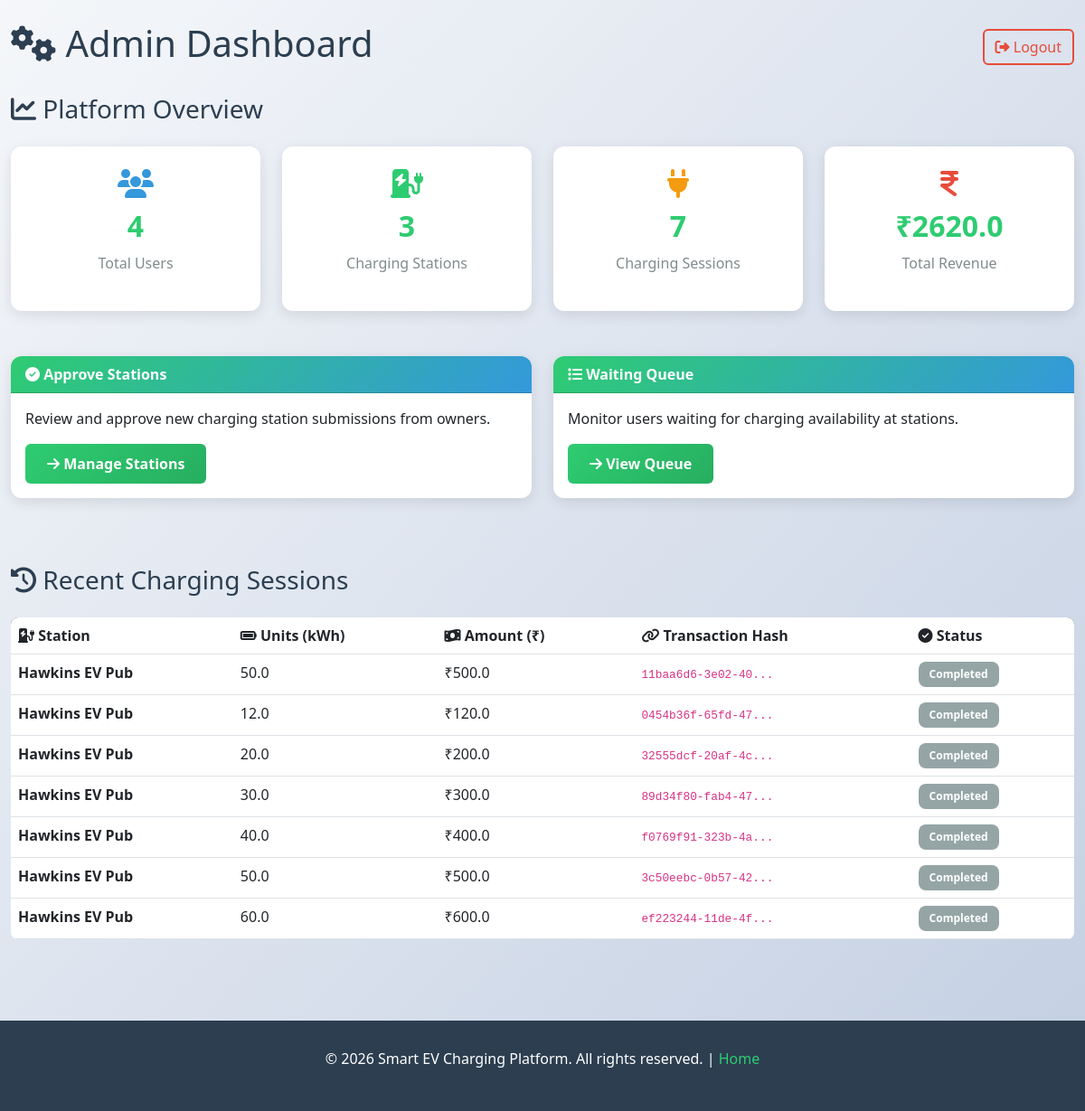
/admin/dashboard (signed in), run on an earlier commit of the app's database.
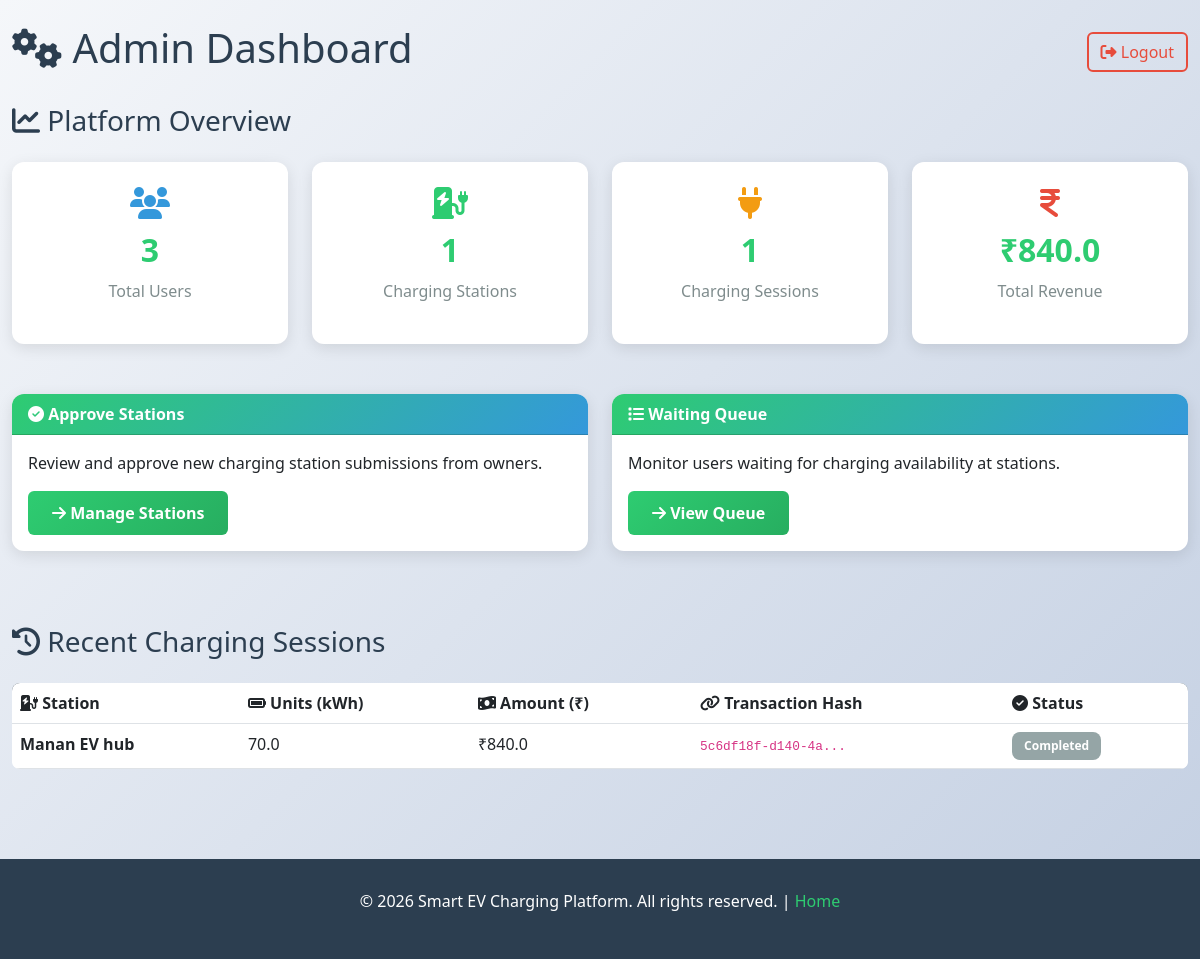
And on a later commit of the database.
### tables this page shows
CREATE TABLE charging_sessions (
        id INTEGER PRIMARY KEY AUTOINCREMENT,
        user_id INTEGER,
        station_name TEXT,
        units REAL,
        amount REAL,
        tx_hash TEXT,
        status TEXT,
        started_at TIMESTAMP DEFAULT CURRENT_TIMESTAMP,
        completed_at TIMESTAMP,
        duration_minutes INTEGER
    );

### routes/admin_routes.py (the view)
@admin_bp.route("/admin/dashboard")
def admin_dashboard():
    if not session.get("admin_logged_in"):
        return redirect("/admin/login")
    conn = get_db()
    cur = conn.cursor()
    cur.execute("SELECT COUNT(*) FROM users")
    total_users = cur.fetchone()[0]
    cur.execute("SELECT COUNT(*) FROM stations")
    total_stations = cur.fetchone()[0]
    cur.execute("SELECT COUNT(*) FROM charging_sessions")
    total_sessions = cur.fetchone()[0]
    cur.execute("SELECT IFNULL(SUM(amount), 0) FROM charging_sessions")
    total_revenue = cur.fetchone()[0]
    print("TOTAL USERS:", total_users)
    print("TOTAL STATIONS:", total_stations)
    print("TOTAL SESSIONS:", total_sessions)
    print("TOTAL REVENUE:", total_revenue)
    cur.execute("""
        SELECT station_name, units, amount, tx_hash, status
        FROM charging_sessions
    """)
    sessions = cur.fetchall()
    conn.close()
    return render_template(
        "admin_dashboard.html",
        total_users=total_users,
        total_stations=total_stations,
        total_sessions=total_sessions,
        total_revenue=total_revenue,
        sessions=sessions
    )

### models/db.py (called while the page is built)
def get_db():
    return sqlite3.connect("database/ev.db")

### templates/admin_dashboard.html (shortened to what this page needs)
{% extends "base.html" %}
{% block content %}
<div class="d-flex justify-content-between align-items-center mb-4">
    <h1><i class="fas fa-cogs"></i> Admin Dashboard</h1>
    <a href="/admin/logout" class="btn btn-outline-danger">
        <i class="fas fa-sign-out-alt"></i> Logout
    </a>
</div>
<h3 class="mb-4"><i class="fas fa-chart-line"></i> Platform Overview</h3>
<div class="row g-4 mb-large">
    <div class="col-md-3 col-sm-6">
        <div class="stat-box">
            <i class="fas fa-users" style="font-size: 2rem; color: #3498db;"></i>
            <h3>{{ total_users }}</h3>
            <p>Total Users</p>
        </div>
    </div>
    <div class="col-md-3 col-sm-6">
        <div class="stat-box">
            <i class="fas fa-charging-station" style="font-size: 2rem; color: #2ecc71;"></i>
            <h3>{{ total_stations }}</h3>
            <p>Charging Stations</p>
        </div>
    </div>
    <div class="col-md-3 col-sm-6">
        <div class="stat-box">
            <i class="fas fa-plug" style="font-size: 2rem; color: #f39c12;"></i>
            <h3>{{ total_sessions }}</h3>
            <p>Charging Sessions</p>
        </div>
    </div>
    <div class="col-md-3 col-sm-6">
        <div class="stat-box">
            <i class="fas fa-indian-rupee-sign" style="font-size: 2rem; color: #e74c3c;"></i>
            <h3>₹{{ total_revenue }}</h3>
            <p>Total Revenue</p>
        </div>
    </div>
</div>
<div class="row mb-large">
    <div class="col-md-6 mb-4">
        <a href="/admin/stations" class="text-decoration-none">
            <div class="card h-100" style="cursor: pointer;">
                <div class="card-header">
                    <i class="fas fa-check-circle"></i> Approve Stations
                </div>
                <div class="card-body">
                    <p>Review and approve new charging station submissions from owners.</p>
                    <button class="btn btn-primary">
                        <i class="fas fa-arrow-right"></i> Manage Stations
                    </button>
                </div>
            </div>
        </a>
    </div>
    <div class="col-md-6 mb-4">
        <a href="/admin/queue" class="text-decoration-none">
            <div class="card h-100" style="cursor: pointer;">
                <div class="card-header">
                    <i class="fas fa-list"></i> Waiting Queue
                </div>
                <div class="card-body">
                    <p>Monitor users waiting for charging availability at stations.</p>
                    <button class="btn btn-primary">
                        <i class="fas fa-arrow-right"></i> View Queue
                    </button>
                </div>
            </div>
        </a>
    </div>
</div>
<h3 class="mb-4"><i class="fas fa-history"></i> Recent Charging Sessions</h3>
{% if sessions %}
<div class="table-responsive">
    <table class="table table-hover">
        <thead>
            <tr>
                <th><i class="fas fa-charging-station"></i> Station</th>
                <th><i class="fas fa-battery-full"></i> Units (kWh)</th>
                <th><i class="fas fa-money-bill-wave"></i> Amount (₹)</th>
                <th><i class="fas fa-link"></i> Transaction Hash</th>
                <th><i class="fas fa-check-circle"></i> Status</th>
            </tr>
        </thead>
        <tbody>
            {% for s in sessions %}
            <tr>
                <td><strong>{{ s[0] }}</strong></td>
                <td>{{ s[1] }}</td>
                <td>₹{{ s[2] }}</td>
                <td><code style="font-size: 0.8rem;">{{ s[3][:16] }}...</code></td>
                <td>
                    {% if s[4] == "completed" %}
                        <span class="badge badge-success">Completed</span>
                    {% elif s[4] == "pending" %}
                        <span class="badge badge-warning">Pending</span>
                    {% else %}
                        <span class="badge" style="background-color: #95a5a6;">{{ s[4] }}</span>
                    {% endif %}
                </td>
            </tr>
            {% endfor %}
        </tbody>
    </table>
</div>
{% else %}
<div class="alert alert-info">
    <i class="fas fa-info-circle"></i> No charging sessions yet.
</div>
{% endif %}
{% endblock %}

### templates/base.html (shortened to what this page needs)
<!DOCTYPE html>
<html lang="en">
<head>
    <link href="https://cdnjs.cloudflare.com/ajax/libs/bootstrap/5.3.0/css/bootstrap.min.css" rel="stylesheet">
    <link href="https://cdnjs.cloudflare.com/ajax/libs/font-awesome/6.4.0/css/all.min.css" rel="stylesheet">
</head>
<body>
    <main class="py-4">
        <div class="container">
            {% block content %}{% endblock %}
        </div>
    </main>
    <footer>
        <p>&copy; 2026 Smart EV Charging Platform. All rights reserved. | <a href="/">Home</a></p>
    </footer>
</body>
</html>

### templates/base.html (style rules this page uses)
:root { --primary-color: #2ecc71; --secondary-color: #3498db; --dark-color: #2c3e50; --light-color: #ecf0f1; --danger-color: #e74c3c; --warning-color: #f39c12; }
* { margin: 0; padding: 0; box-sizing: border-box; }
body { font-family: 'Segoe UI', Tahoma, Geneva, Verdana, sans-serif; background: linear-gradient(135deg, #f5f7fa 0%, #c3cfe2 100%); min-height: 100vh; color: #2c3e50; }
.card { border: none; border-radius: 12px; box-shadow: 0 4px 15px rgba(0, 0, 0, 0.1); transition: transform 0.3s ease, box-shadow 0.3s ease; }
.card-header { background: linear-gradient(135deg, var(--primary-color) 0%, var(--secondary-color) 100%); color: white; border-radius: 12px 12px 0 0 !important; font-weight: 600; }
.btn-primary { background: linear-gradient(135deg, var(--primary-color) 0%, #27ae60 100%); border: none; font-weight: 600; padding: 10px 24px; transition: all 0.3s ease; }
.btn-outline-danger { color: var(--danger-color); border: 2px solid var(--danger-color); }
.table { background: white; border-radius: 8px; overflow: hidden; }
.table thead { background: linear-gradient(135deg, var(--dark-color) 0%, #34495e 100%); color: white; font-weight: 600; }
.table tbody tr { transition: background-color 0.3s ease; }
.badge { font-weight: 600; padding: 8px 12px; border-radius: 8px; }
.stat-box { background: white; border-radius: 12px; padding: 25px; text-align: center; box-shadow: 0 4px 15px rgba(0, 0, 0, 0.1); }
.stat-box h3 { color: var(--primary-color); font-weight: 700; font-size: 2rem; margin: 10px 0; }
.stat-box p { color: #7f8c8d; font-weight: 500; }
footer { background: var(--dark-color); color: white; text-align: center; padding: 30px 20px; margin-top: 50px; }
footer a { color: var(--primary-color); text-decoration: none; }
.mb-large { margin-bottom: 50px; }
main { min-height: calc(100vh - 200px); padding: 40px 0; }
.container { max-width: 1200px; }

What changed in the data, as far as the page shows it:
removed charging_sessions: station_name "Hawkins EV Pub", units "12.0", amount "120.0", tx_hash "0454b36f-65fd-47", status "Completed"
removed charging_sessions: station_name "Hawkins EV Pub", units "20.0", amount "200.0", tx_hash "32555dcf-20af-4c", status "Completed"
removed charging_sessions: station_name "Hawkins EV Pub", units "30.0", amount "300.0", tx_hash "89d34f80-fab4-47", status "Completed"
removed charging_sessions: station_name "Hawkins EV Pub", units "40.0", amount "400.0", tx_hash "f0769f91-323b-4a", status "Completed"
removed charging_sessions: station_name "Hawkins EV Pub", units "50.0", amount "500.0", tx_hash "3c50eebc-0b57-42", status "Completed"
removed charging_sessions: station_name "Hawkins EV Pub", units "60.0", amount "600.0", tx_hash "ef223244-11de-4f", status "Completed"
changed charging_sessions "Completed": station_name "Hawkins EV Pub" → "Manan EV hub"; units "50.0" → "70.0"; amount "500.0" → "840.0"; tx_hash "11baa6d6-3e02-40" → "5c6df18f-d140-4a"
Also different on the page:
{{ total_users }}: "4" → "3"
{{ total_stations }}: "3" → "1"
{{ total_sessions }}: "7" → "1"
{{ total_revenue }}: "2620.0" → "840.0"
